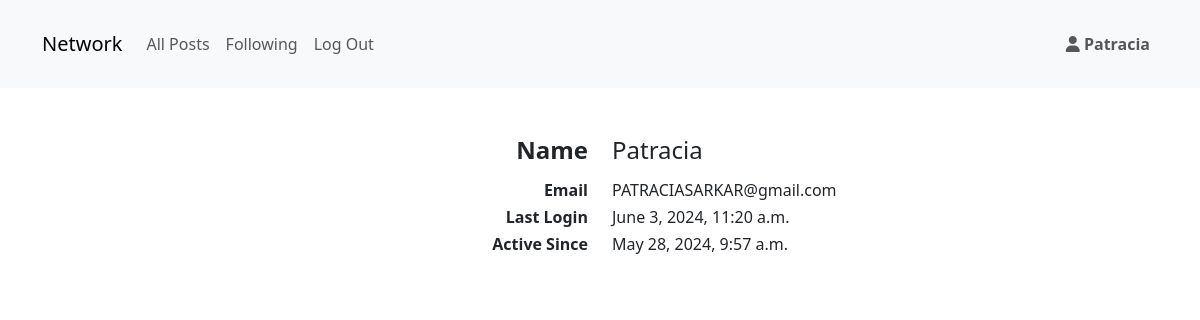
/profile/2 (signed in), run on an earlier commit of the app's database.
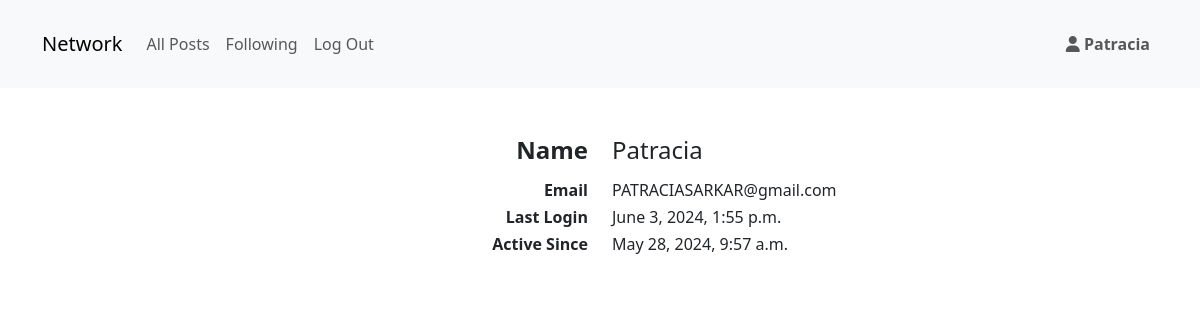
And on a later commit of the database.
### network/models.py (models this page shows)
class User(AbstractUser):
    pass

### network/views.py (the view)
# urls.py: path("profile/<int:user_id>", views.profile, name="profile"),
@login_required(login_url ='/login')
def profile(request, user_id):
    profile_user = get_object_or_404(User, pk = user_id)
    if request.user != profile_user:
        existing_pair = findExisting(request.user, profile_user)
        if existing_pair:
            i_follow = True
        else:
            i_follow = False
    else:
        i_follow = 'Self'
    return render(request, 'network/profile.html',{
        'profile_user' : profile_user,
        'i_follow': i_follow,
        })

### network/templates/network/profile.html (shortened to what this page needs)
{% extends "network/layout.html" %}
{% block body %}
<div class="mt-5">
    <div class="row mb-2">
        <h4 class="col text-end">
            <b>
                Name
            </b>
        </h4>
        <h4 class="col">
            {{profile_user.username}}
        </h4>
    </div>
    <div class="row">
        <h6 class="col text-end">
            <b>
                Email
            </b>
        </h6>
        <h6 class="col">
            {{profile_user.email}}
        </h6>
    </div>
    <div class="row">
        <h6 class="col text-end">
            <b>
                Last Login
            </b>
        </h6>
        <h6 class="col">
            {{profile_user.last_login}}
        </h6>
    </div>
    <div class="row">
        <h6 class="col text-end">
            <b>
                Active Since
            </b>
        </h6>
        <h6 class="col">
            {{profile_user.date_joined}}
        </h6>
    </div>
</div>
{% endblock %}

### network/templates/network/layout.html (shortened to what this page needs)
{% load static %}
<!DOCTYPE html>
<html lang="en">
    <head>
        <link href="https://cdn.jsdelivr.net/npm/bootstrap@5.3.3/dist/css/bootstrap.min.css" rel="stylesheet">
        <link href="{% static 'network/styles.css' %}" rel="stylesheet">
    </head>
    <body>
        <nav class="navbar navbar-expand-sm navbar-light bg-light py-4">
            <div class="container">
                <a class="navbar-brand" href="{% url 'index' %}">Network</a>
                <div class="collapse navbar-collapse text-end" id="navbarText">
                    <ul class="navbar-nav me-auto mt-3 mt-sm-0 ">
                        <li class="nav-item">
                            <a class="nav-link" href="{% url 'index' %}">All Posts</a>
                        </li>
                        {% if user.is_authenticated %}
                        <li class="nav-item">
                            <a class="nav-link" href="{% url 'follow' %}">Following</a>
                        </li>
                        <li class="nav-item">
                            <a class="nav-link" href="{% url 'logout' %}">Log Out</a>
                        </li>
                        {% endif %}
                    </ul>
                    {% if user.is_authenticated %}
                    <div class="navbar-nav">
                        <div class="nav-item">
                            <a class="nav-link" href="{% url 'profile' user.id %}">
                                <i class="fa-solid fa-user"></i>
                                <strong> {{ user.username }} </strong>
                            </a>
                        </div>
                    </div>
                    {% endif %}
                </div>
            </div>
        </nav>
        <div class="body">
            <div class="container mt-3">
                {% block body %}
                {% endblock %}
            </div>
        </div>
    </body>
</html>

What changed in the data, as far as the page shows it:
changed User "Patracia": last_login "June 3, 2024, 11:20 a.m." → "June 3, 2024, 1:55 p.m."
